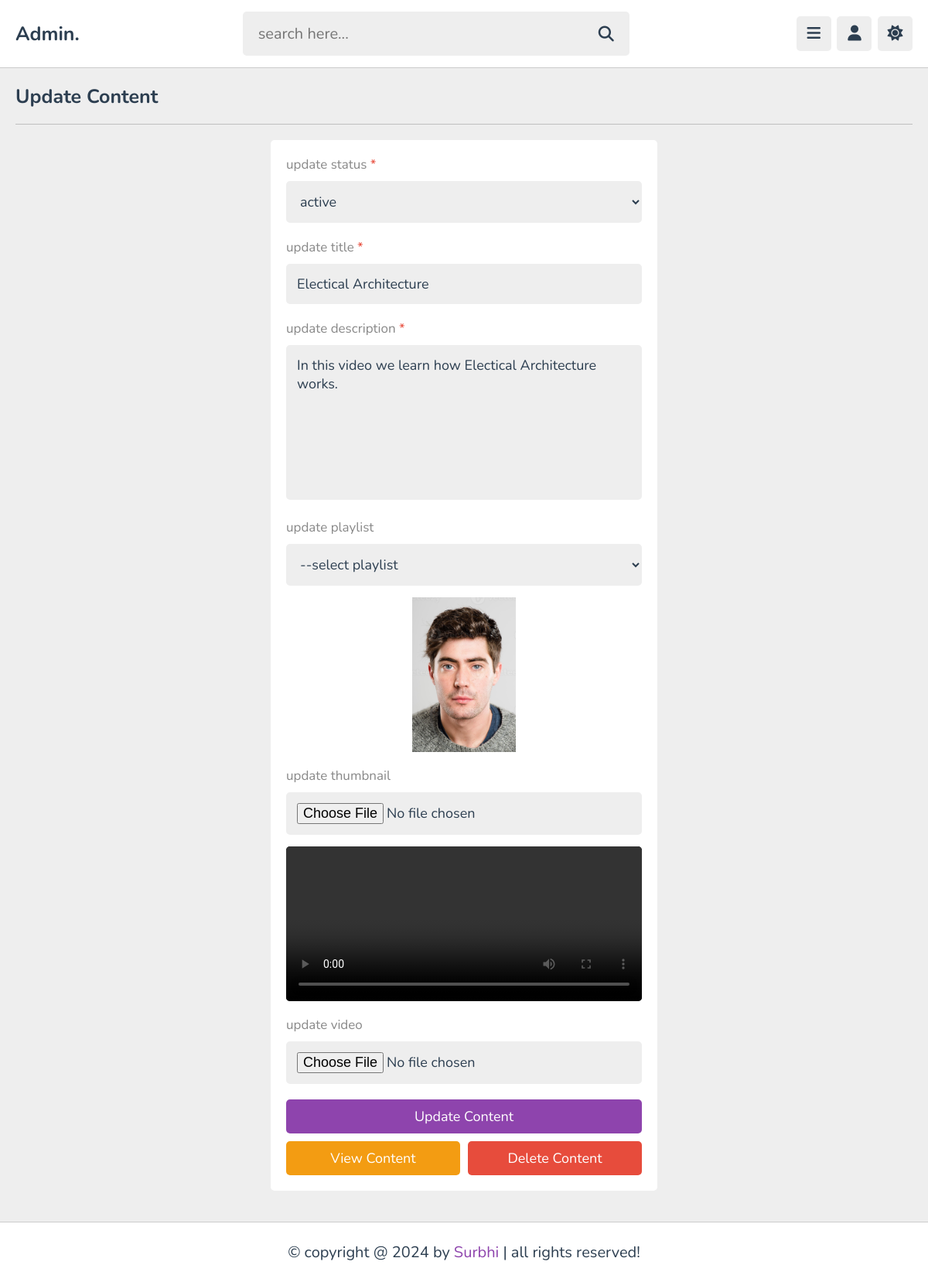
Page /admin/update_content.php?get_id=3MfTgV47k7kICOAkSTt9 (signed in) on the committed database.
### tables this page shows
CREATE TABLE `content` (
  `id` varchar(20) NOT NULL,
  `tutor_id` varchar(20) NOT NULL,
  `playlist_id` varchar(20) NOT NULL,
  `title` varchar(100) NOT NULL,
  `description` varchar(1000) NOT NULL,
  `video` varchar(100) NOT NULL,
  `thumb` varchar(100) NOT NULL,
  `date` date NOT NULL DEFAULT current_timestamp(),
  `status` varchar(20) NOT NULL DEFAULT 'deactive'
);

### admin/update_content.php (the view, shortened to what this page needs)
<?php
include '../components/connect.php';
if(isset($_COOKIE['tutor_id'])){
   $tutor_id = $_COOKIE['tutor_id'];
}else{
   $tutor_id = '';
   header('location:login.php');
}
if(isset($_GET['get_id'])){
   $get_id = $_GET['get_id'];
}else{
   $get_id = '';
   header('location:dashboard.php');
}
?>
<!DOCTYPE html>
<html lang="en">
<head>
   <link rel="stylesheet" href="https://cdnjs.cloudflare.com/ajax/libs/font-awesome/6.2.0/css/all.min.css">
   <link rel="stylesheet" href="../css/admin_style.css">
</head>
<body>
<?php include '../components/admin_header.php'; ?>
<section class="video-form">
   <h1 class="heading">update content</h1>
   <?php
      $select_videos = $conn->prepare("SELECT * FROM `content` WHERE id = ? AND tutor_id = ?");
      $select_videos->execute([$get_id, $tutor_id]);
      if($select_videos->rowCount() > 0){
         while($fecth_videos = $select_videos->fetch(PDO::FETCH_ASSOC)){
            $video_id = $fecth_videos['id'];
   ?>
   <form action="" method="post" enctype="multipart/form-data">
      <p>update status <span>*</span></p>
      <select name="status" class="box" required>
         <option value="<?= $fecth_videos['status']; ?>" selected><?= $fecth_videos['status']; ?></option>
      </select>
      <p>update title <span>*</span></p>
      <input type="text" name="title" maxlength="100" required placeholder="enter video title" class="box" value="<?= $fecth_videos['title']; ?>">
      <p>update description <span>*</span></p>
      <textarea name="description" class="box" required placeholder="write description" maxlength="1000" cols="30" rows="10"><?= $fecth_videos['description']; ?></textarea>
      <p>update playlist</p>
      <select name="playlist" class="box">
         <option value="<?= $fecth_videos['playlist_id']; ?>" selected>--select playlist</option>
      </select>
      <img src="../uploaded_files/<?= $fecth_videos['thumb']; ?>" alt="">
      <p>update thumbnail</p>
      <input type="file" name="thumb" accept="image/*" class="box">
      <video src="../uploaded_files/<?= $fecth_videos['video']; ?>" controls></video>
      <p>update video</p>
      <input type="file" name="video" accept="video/*" class="box">
      <input type="submit" value="update content" name="update" class="btn">
      <div class="flex-btn">
         <a href="view_content.php?get_id=<?= $video_id; ?>" class="option-btn">view content</a>
         <input type="submit" value="delete content" name="delete_video" class="delete-btn">
      </div>
   </form>
   <?php
         }
      }else{
         echo '<p class="empty">video not found! <a href="add_content.php" class="btn" style="margin-top: 1.5rem;">add videos</a></p>';
      }
   ?>
</section>
<?php include '../components/footer.php'; ?>
</body>
</html>

### css/admin_style.css (style rules this page uses)
:root { --main-color:#8e44ad; --red:#e74c3c; --oragen:#f39c12; --white:#fff; --black:#2c3e50; --light-color:#888; --light-bg:#eee; --border:.1rem solid rgba(0,0,0,.2); }
* { font-family: 'Nunito', sans-serif; margin: 0; padding: 0; box-sizing: border-box; outline: none; border: none; text-decoration: none; }
html { font-size: 62.5%; overflow-x: hidden; }
body { background-color: var(--light-bg); padding-left: 30rem; }
section { padding:2rem; max-width: 1200px; margin: 0 auto; }
.btn, .option-btn, .delete-btn, .inline-btn, .inline-option-btn, .inline-delete-btn { border-radius: .5rem; padding: 1rem 3rem; font-size: 1.8rem; color: #fff; margin-top: 1rem; text-transform: capitalize; cursor: pointer; text-align: center; }
.btn, .option-btn, .delete-btn { display: block; width: 100%; }
.btn, .inline-btn { background-color: var(--main-color); }
.option-btn, .inline-option-btn { background-color: var(--oragen); }
.delete-btn, .inline-delete-btn { background-color: var(--red); }
.flex-btn { display:flex; gap: 1rem; }
.heading { padding-bottom: 1.8rem; border-bottom: var(--border); font-size: 2.5rem; color: var(--black); text-transform: capitalize; margin-bottom: 2rem; }
.video-form form { max-width: 50rem; margin: 0 auto; background-color: var(--white); border-radius: .5rem; padding: 2rem; padding-top: 1rem; }
.video-form form p { padding-top: 1rem; font-size: 1.7rem; color: var(--light-color); }
.video-form form p span { color:var(--red); }
.video-form form .box { width: 100%; border-radius: .5rem; background-color: var(--light-bg); padding: 1.4rem; font-size: 1.8rem; color: var(--black); margin: 1rem 0; }
.video-form form textarea { height: 20rem; resize: none; }
.video-form form img { width: 100%; height: 20rem; border-radius: .5rem; object-fit: contain; margin: .5rem 0; }
.video-form form video { background-color: #000; width: 100%; height: 20rem; border-radius: .5rem; margin: .5rem 0; }
@media (max-width:1200px) { body { padding-left: 0; } }

### rows in the picture
content: status "active", title "Electical Architecture", description "In this video we learn how Electical Architecture works.", thumb (picture)
